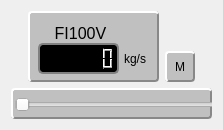
       <widget class="QWidget" name="widgetFI100V" native="true">
        <property name="geometry">
         <rect>
          <x>520</x>
          <y>370</y>
          <width>223</width>
          <height>128</height>
         </rect>
        </property>
        <property name="toolTip">
         <string>Indicador de Vazão de Vapor</string>
        </property>
        <layout class="QVBoxLayout" name="verticalLayout_8">
         <item>
          <layout class="QHBoxLayout" name="horizontalLayout_6">
           <item>
            <spacer name="horizontalSpacer_7">
             <property name="orientation">
              <enum>Qt::Orientation::Horizontal</enum>
             </property>
             <property name="sizeHint" stdset="0">
              <size>
               <width>40</width>
               <height>20</height>
              </size>
             </property>
            </spacer>
           </item>
           <item>
            <widget class="QWidget" name="widgetCtrlFI100V" native="true">
             <property name="minimumSize">
              <size>
               <width>131</width>
               <height>71</height>
              </size>
             </property>
             <property name="toolTip">
              <string/>
             </property>
             <property name="accessibleDescription">
              <string/>
             </property>
             <property name="autoFillBackground">
              <bool>false</bool>
             </property>
             <property name="styleSheet">
              <string notr="true">#widgetCtrlFI100V{
    background-color: #c0c0c0; /* Uma cor de fundo neutra */
    border-width: 2px;
    border-style: solid;
    border-color: #ffffff #888888 #888888 #ffffff; /* Bordas: cima, direita, baixo, esquerda */
    border-radius: 4px; /* Bordas arredondadas (opcional) */
    padding: 4px; /* Espaçamento interno (opcional) */
}</string>
             </property>
             <widget class="QLabel" name="label_34">
              <property name="geometry">
               <rect>
                <x>17</x>
                <y>10</y>
                <width>71</width>
                <height>22</height>
               </rect>
              </property>
              <property name="sizePolicy">
               <sizepolicy hsizetype="Minimum" vsizetype="Minimum">
                <horstretch>0</horstretch>
                <verstretch>0</verstretch>
               </sizepolicy>
              </property>
              <property name="font">
               <font>
                <pointsize>12</pointsize>
               </font>
              </property>
              <property name="text">
               <string>FI100V</string>
              </property>
              <property name="alignment">
               <set>Qt::AlignmentFlag::AlignBottom|Qt::AlignmentFlag::AlignHCenter</set>
              </property>
             </widget>
             <widget class="QLCDNumber" name="lcdFI100V">
              <property name="geometry">
               <rect>
                <x>10</x>
                <y>32</y>
                <width>81</width>
                <height>31</height>
               </rect>
              </property>
              <property name="sizePolicy">
               <sizepolicy hsizetype="MinimumExpanding" vsizetype="MinimumExpanding">
                <horstretch>0</horstretch>
                <verstretch>0</verstretch>
               </sizepolicy>
              </property>
              <property name="styleSheet">
               <string notr="true">#lcdFI100V {
        color: red;
        background-color: black;
        border: 2px solid gray;
        border-radius: 5px;
    }</string>
              </property>
              <property name="smallDecimalPoint">
               <bool>true</bool>
              </property>
              <property name="digitCount">
               <number>6</number>
              </property>
             </widget>
             <widget class="QLabel" name="label_35">
              <property name="geometry">
               <rect>
                <x>96</x>
                <y>40</y>
                <width>31</width>
                <height>16</height>
               </rect>
              </property>
              <property name="text">
               <string>kg/s</string>
              </property>
             </widget>
            </widget>
           </item>
           <item>
            <layout class="QVBoxLayout" name="verticalLayout_12">
             <item>
              <spacer name="verticalSpacer_4">
               <property name="orientation">
                <enum>Qt::Orientation::Vertical</enum>
               </property>
               <property name="sizeHint" stdset="0">
                <size>
                 <width>20</width>
                 <height>40</height>
                </size>
               </property>
              </spacer>
             </item>
             <item>
              <widget class="QPushButton" name="pbAMFI100V">
               <property name="sizePolicy">
                <sizepolicy hsizetype="MinimumExpanding" vsizetype="MinimumExpanding">
                 <horstretch>0</horstretch>
                 <verstretch>0</verstretch>
                </sizepolicy>
               </property>
               <property name="minimumSize">
                <size>
                 <width>30</width>
                 <height>30</height>
                </size>
               </property>
               <property name="styleSheet">
                <string notr="true">#pbAMFI100V {
    background-color: #c0c0c0; /* Uma cor de fundo neutra */
    border-width: 2px;
    border-style: solid;
    border-color: #ffffff #888888 #888888 #ffffff; /* Bordas: cima, direita, baixo, esquerda */
    border-radius: 4px; /* Bordas arredondadas (opcional) */
    padding: 4px; /* Espaçamento interno (opcional) */
}</string>
               </property>
               <property name="text">
                <string>M</string>
               </property>
               <property name="checkable">
                <bool>true</bool>
               </property>
              </widget>
             </item>
            </layout>
           </item>
           <item>
            <spacer name="horizontalSpacer_8">
             <property name="orientation">
              <enum>Qt::Orientation::Horizontal</enum>
             </property>
             <property name="sizeHint" stdset="0">
              <size>
               <width>40</width>
               <height>20</height>
              </size>
             </property>
            </spacer>
           </item>
          </layout>
         </item>
         <item>
          <widget class="QWidget" name="widgetSliderFI100V" native="true">
           <property name="sizePolicy">
            <sizepolicy hsizetype="Minimum" vsizetype="Minimum">
             <horstretch>0</horstretch>
             <verstretch>0</verstretch>
            </sizepolicy>
           </property>
           <property name="minimumSize">
            <size>
             <width>201</width>
             <height>31</height>
            </size>
           </property>
           <property name="toolTip">
            <string/>
           </property>
           <property name="styleSheet">
            <string notr="true">#widgetSliderFI100V {
    background-color: #c0c0c0; /* Uma cor de fundo neutra */
    border-width: 2px;
    border-style: solid;
    border-color: #ffffff #888888 #888888 #ffffff; /* Bordas: cima, direita, baixo, esquerda */
    border-radius: 4px; /* Bordas arredondadas (opcional) */
    padding: 4px; /* Espaçamento interno (opcional) */
}</string>
           </property>
           <widget class="QSlider" name="verticalSliderFI100V">
            <property name="geometry">
             <rect>
              <x>4</x>
              <y>7</y>
              <width>201</width>
              <height>20</height>
             </rect>
            </property>
            <property name="toolTip">
             <string/>
            </property>
            <property name="orientation">
             <enum>Qt::Orientation::Horizontal</enum>
            </property>
           </widget>
          </widget>
         </item>
        </layout>
       </widget>
